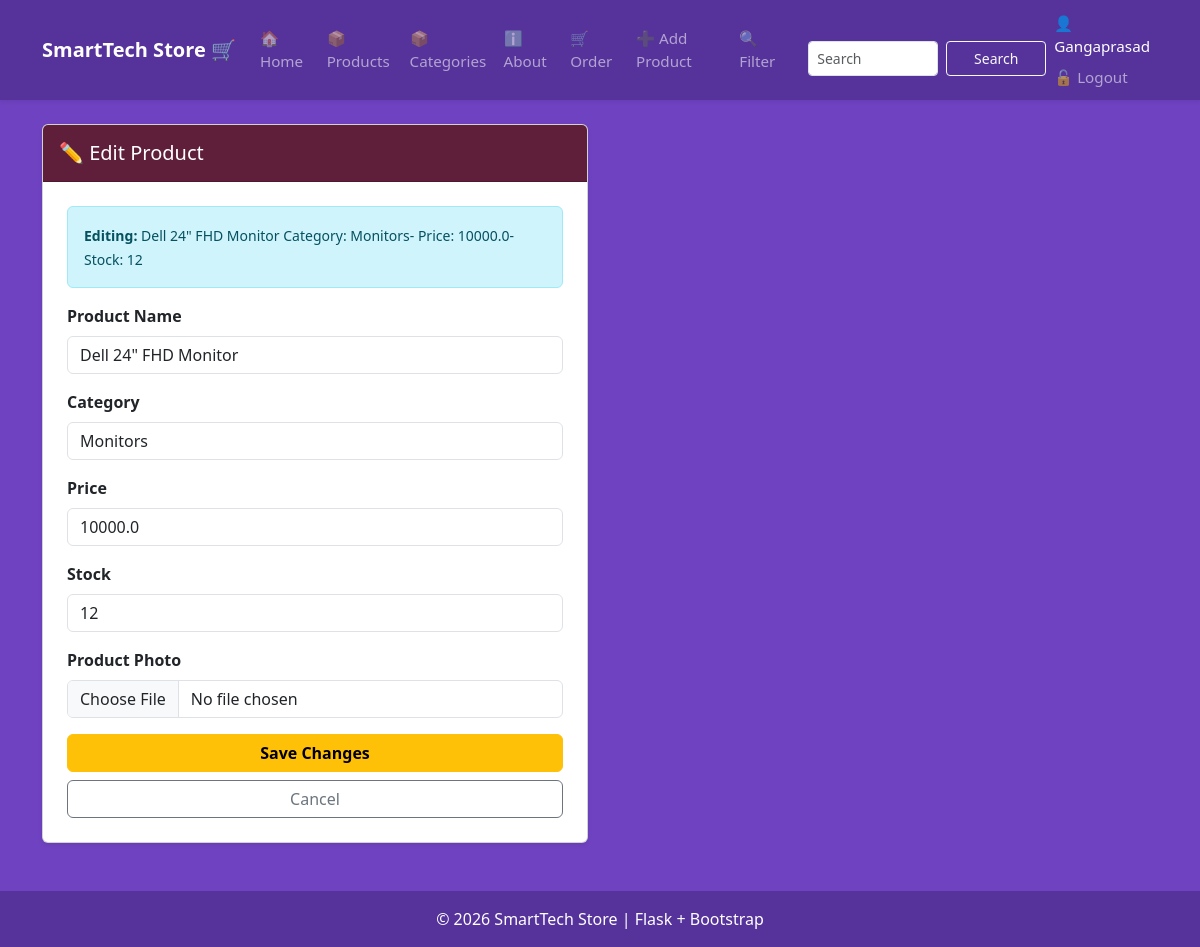
Page /edit/25 (signed in) on the committed database.
### tables this page shows
CREATE TABLE products (
                    id INTEGER PRIMARY KEY AUTOINCREMENT,
                    name TEXT NOT NULL,
                    category TEXT NOT NULL,
                    price REAL NOT NULL,
                    stock INTEGER NOT NULL
                 , photo TEXT DEFAULT 'default.jpg');

### app.py (the view, shortened to what this page needs)
@app.route('/edit/<int:id>', methods=['GET', 'POST'])
def edit_product(id):
    if session.get('role') != 'admin':
        flash(
            "Admins only! You do not have permission",
            "danger"
        )
        return redirect(url_for('home'))
    conn = get_db()
    product = conn.execute(
        'SELECT * FROM products WHERE id = ?',
        (id,)
    ).fetchone()
    conn.close()
    if product is None:
        abort(404)
    return render_template(
        "edit_product.html",
        product=product
    )

### database.py (called while the page is built)
def get_db():
    conn = sqlite3.connect(DB_PATH)
    conn.row_factory = sqlite3.Row # To access columns by name
    return conn

### templates/edit_product.html (shortened to what this page needs)
{% extends "base.html" %}
{% block content %}
<div class="row" justify-content center">
<div class="col-md-6">
<div class="card shadow-sm">
    <div class="card-header py-3" style="background-color: #5f1e3a;">
        <h5 class="mb-0 text-white">
            ✏️ Edit Product
        </h5>
    </div>
    <div class="card-body p-4">
        <div class="alert alert-info" py-2 mb-4">
            <small>
                <strong>Editing: </strong>
                {{ product['name'] }}
                Category: {{product['category']}}-
                Price: {{product['price'] }}-
                Stock: {{product['stock']}}
            </small>
        </div>
        <form action="{{url_for('edit_product',id=product['id'])}}"
              method="POST" enctype="multipart/form-data">
              <div class="mb-3">
                <label class="form-label fw-bold">Product Name</label>
              <input required
                     name="product_name"
                     class="form-control"
                     placeholder="Enter Product Name"
                     type="text"
                     value="{{ product['name'] }}">
              </div>
            <div class="mb-3">
                <label class="form-label fw-bold">Category</label>
                <input required
                       name="category"
                       class="form-control"
                       placeholder="Enter Category"
                       type="text"
                       value="{{ product['category'] }}">
                </div>
            <div class="mb-3">
                <label class="form-label fw-bold">Price</label>
                <input required
                       name="price"
                       min="0"
                       class="form-control"
                       placeholder="Enter Price"
                       type="number"
                       value="{{ product['price'] }}">
                </div>
            <div class="mb-3">
                <label class="form-label fw-bold">Stock</label>
                <input required
                        name="stock"
                        min="0"
                        class="form-control"
                        placeholder="Enter Stock"
                        type="number"
                        value="{{ product['stock'] }}">
            </div>
            <div class="mb-3">
                <label class="form-label fw-bold">Product Photo</label>
                <input
                       name="photo"
                       class="form-control"
                       type="file"
                       accept="image/*">
            </div>
            <div class="d-grid">
                <button type="submit" class="btn btn-warning fw-bold">
                    Save Changes
                </button>
                <a href="{{ url_for('product') }}"
                   class="btn btn-outline-secondary mt-2">
                    Cancel
                </a>
            </div>
        </form>
    </div>
</div>
</div>
</div>
{% endblock %}

### templates/base.html (style rules this page uses)
html, body { margin: 0; padding: 0; min-height: 100%; background-color: #6f42c1 !important; }
body { background-color: #6f42c1 !important; }
:root { --brand: #6f42c1; }

### rows in the picture
products: name "Dell 24\" FHD Monitor", category "Monitors", price "10000.0", stock "12", product_name "Dell 24\" FHD Monitor"

### other values in the picture
{{ session.username }} "Gangaprasad"
